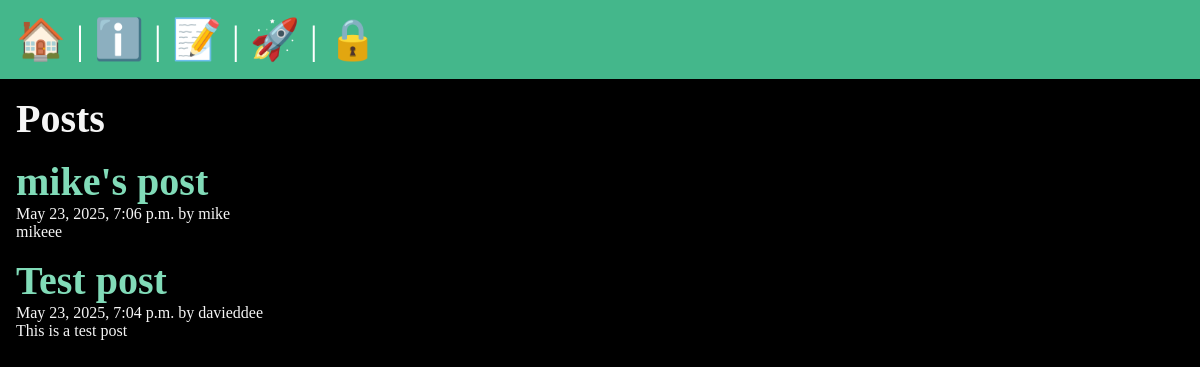
/posts/, run on the app's committed database.
### posts/models.py (models this page shows, shortened)
class Post(models.Model):
    title = models.CharField(max_length=75)
    body = models.TextField()
    slug = models.SlugField()
    date = models.DateTimeField(auto_now_add=True)
    banner = models.ImageField(default='fallback.png', blank=True)
    author = models.ForeignKey(User, on_delete=models.CASCADE, default=None)

### posts/views.py (the view)
# urls.py: path('', views.posts_list, name='list'),
def posts_list(request):
    posts = Post.objects.all().order_by('-date')
    return render(request=request,
                  template_name='posts/posts_list.html',
                  context={'posts': posts})

### posts/templates/posts/posts_list.html (shortened to what this page needs)
{%  extends "layout.html" %}
{% block content %}
   <section>
      <h1>Posts</h1>
      {% for post in posts %}
         <article>
            <h2>
               <a href="{% url 'posts:page' slug=post.slug %}">
                  {{ post.title }}
               </a>
            </h2>
            <p> {{ post.date }} by {{ post.author }} </p>
            <p> {{ post.body }} </p>
         </article>
      {% endfor %}
</section>
{% endblock %}

### static/css/style.css (style rules this page uses)
* { margin: 0; padding: 0; box-sizing: border-box; }
body { min-height: 100vh; background-color: black; color: whitesmoke; font-size: 3rem; }
section { display: flex; flex-flow: column; gap: 1rem; }
h1,h2 { font-size: 2.5rem; }
p { font-size: 1rem; }
a { text-decoration: none; color: #81dbb8; }

### data on the page
Post: title "mike's post", date "May 23, 2025, 7:06 p.m.", author "mike", body "mikeee"
Post: title "Test post", date "May 23, 2025, 7:04 p.m.", author "davieddee", body "This is a test post"
